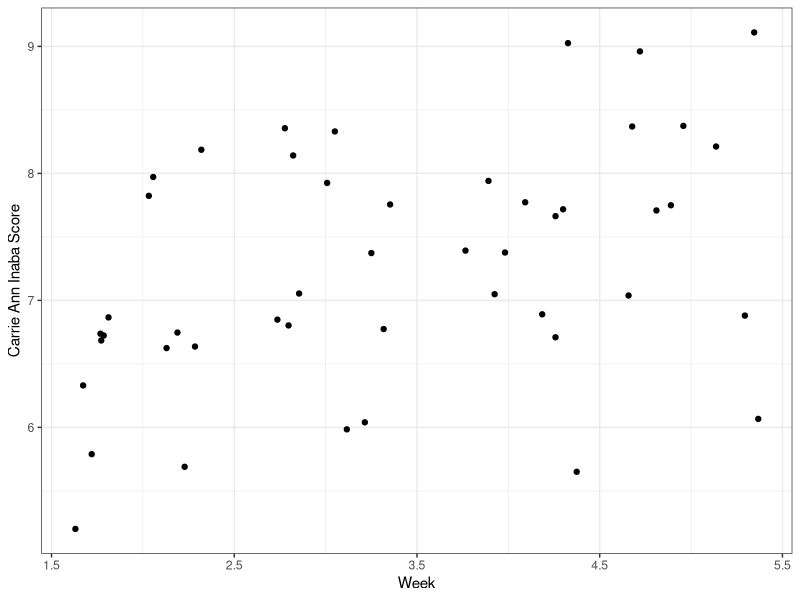

Source code (R):
## ---- chunk 1
knitr::opts_chunk$set(echo = TRUE)
library(tidyverse)
dwts_ds = read_csv("JudgeScores.csv")

## ---- chunk 2
dwts_ds %>%
  filter(!is.na(`Carrie Ann Inaba Score`)) %>%
  ggplot(aes(x = Week, y = `Carrie Ann Inaba Score`)) +
  geom_point(position = "jitter") +
  theme_bw()
  
